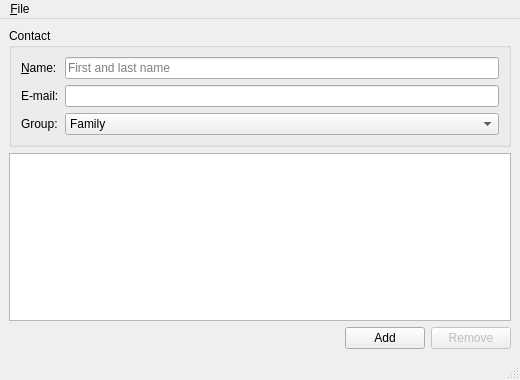
<?xml version="1.0" encoding="UTF-8"?>
<ui version="4.0">
 <class>MainWindow</class>
 <widget class="QMainWindow" name="MainWindow">
  <property name="geometry">
   <rect>
    <x>0</x>
    <y>0</y>
    <width>520</width>
    <height>380</height>
   </rect>
  </property>
  <property name="windowTitle">
   <string>Contact Book</string>
  </property>
  <widget class="QWidget" name="centralwidget">
   <layout class="QVBoxLayout" name="verticalLayout">
    <item>
     <widget class="QGroupBox" name="groupBox">
      <property name="title">
       <string>Contact</string>
      </property>
      <layout class="QFormLayout" name="formLayout">
       <item row="0" column="0">
        <widget class="QLabel" name="nameLabel">
         <property name="text">
          <string>&amp;Name:</string>
         </property>
         <property name="buddy">
          <cstring>nameEdit</cstring>
         </property>
        </widget>
       </item>
       <item row="0" column="1">
        <widget class="QLineEdit" name="nameEdit">
         <property name="placeholderText">
          <string>First and last name</string>
         </property>
        </widget>
       </item>
       <item row="1" column="0">
        <widget class="QLabel" name="emailLabel">
         <property name="text">
          <string>E-mail:</string>
         </property>
        </widget>
       </item>
       <item row="1" column="1">
        <widget class="QLineEdit" name="emailEdit"/>
       </item>
       <item row="2" column="0">
        <widget class="QLabel" name="groupLabel">
         <property name="text">
          <string>Group:</string>
         </property>
        </widget>
       </item>
       <item row="2" column="1">
        <widget class="QComboBox" name="groupCombo">
         <item>
          <property name="text">
           <string>Family</string>
          </property>
         </item>
         <item>
          <property name="text">
           <string>Work</string>
          </property>
         </item>
        </widget>
       </item>
      </layout>
     </widget>
    </item>
    <item>
     <widget class="QListWidget" name="contactList">
      <property name="alternatingRowColors">
       <bool>true</bool>
      </property>
     </widget>
    </item>
    <item>
     <layout class="QHBoxLayout" name="buttonLayout">
      <item>
       <spacer name="horizontalSpacer">
        <property name="orientation">
         <enum>Qt::Orientation::Horizontal</enum>
        </property>
        <property name="sizeHint" stdset="0">
         <size>
          <width>40</width>
          <height>20</height>
         </size>
        </property>
       </spacer>
      </item>
      <item>
       <widget class="QPushButton" name="addButton">
        <property name="text">
         <string>Add</string>
        </property>
        <property name="icon">
         <iconset theme="list-add"/>
        </property>
       </widget>
      </item>
      <item>
       <widget class="QPushButton" name="removeButton">
        <property name="enabled">
         <bool>false</bool>
        </property>
        <property name="text">
         <string>Remove</string>
        </property>
       </widget>
      </item>
     </layout>
    </item>
   </layout>
  </widget>
  <widget class="QMenuBar" name="menubar">
   <property name="geometry">
    <rect>
     <x>0</x>
     <y>0</y>
     <width>520</width>
     <height>22</height>
    </rect>
   </property>
   <widget class="QMenu" name="menuFile">
    <property name="title">
     <string>&amp;File</string>
    </property>
    <addaction name="actionQuit"/>
   </widget>
   <addaction name="menuFile"/>
  </widget>
  <widget class="QStatusBar" name="statusbar"/>
  <action name="actionQuit">
   <property name="text">
    <string>&amp;Quit</string>
   </property>
   <property name="shortcut">
    <string notr="true">Ctrl+Q</string>
   </property>
  </action>
 </widget>
 <tabstops>
  <tabstop>nameEdit</tabstop>
  <tabstop>emailEdit</tabstop>
  <tabstop>addButton</tabstop>
 </tabstops>
 <resources/>
 <connections>
  <connection>
   <sender>actionQuit</sender>
   <signal>triggered()</signal>
   <receiver>MainWindow</receiver>
   <slot>close()</slot>
   <hints>
    <hint type="sourcelabel">
     <x>-1</x>
     <y>-1</y>
    </hint>
    <hint type="destinationlabel">
     <x>259</x>
     <y>189</y>
    </hint>
   </hints>
  </connection>
 </connections>
</ui>
